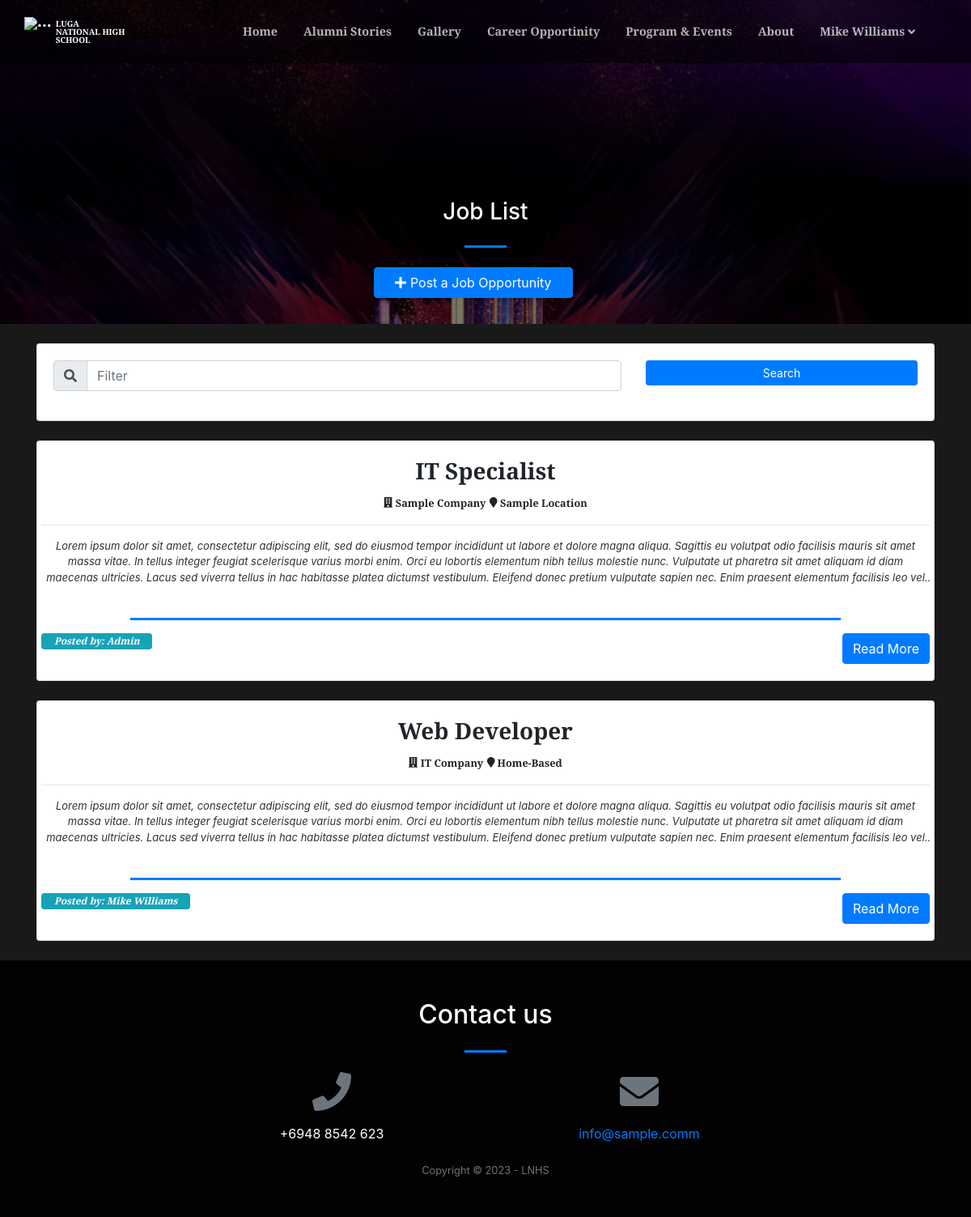
The app's page /index.php?page=careers (signed in) with its own data.
### tables this page shows
CREATE TABLE `careers` (
  `id` int(30) NOT NULL,
  `company` varchar(250) NOT NULL,
  `location` text NOT NULL,
  `job_title` text NOT NULL,
  `description` text NOT NULL,
  `user_id` int(30) NOT NULL,
  `date_created` datetime NOT NULL DEFAULT current_timestamp()
);

CREATE TABLE `users` (
  `id` int(30) NOT NULL,
  `name` text NOT NULL,
  `username` varchar(200) NOT NULL,
  `password` text NOT NULL,
  `type` tinyint(1) NOT NULL DEFAULT 3 COMMENT '1=Admin,2=Alumni officer, 3= alumnus',
  `auto_generated_pass` text NOT NULL,
  `alumnus_id` int(30) NOT NULL
);

### careers.php (the view, shortened to what this page needs)
<?php
include 'admin/db_connect.php';
?>
<header class="masthead">
    <div class="container-fluid h-100">
        <div class="row h-100 align-items-center justify-content-center text-center">
            <div class="col-lg-8 align-self-end mb-4 page-title">
                <h3 class="text-white">Job List</h3>
                <hr class="divider my-4" />
            <div class="row col-md-12 mb-2 justify-content-center">
                    <button class="btn btn-primary btn-block col-sm-4" type="button" id="new_career"><i class="fa fa-plus"></i> Post a Job Opportunity</button>
            </div>
            </div>
        </div>
    </div>
</header>
<div class="container mt-3 pt-2">
    <div class="card mb-4">
        <div class="card-body">
            <div class="row">
                <div class="col-md-8">
                    <div class="input-group mb-3">
                      <div class="input-group-prepend">
                        <span class="input-group-text" id="filter-field"><i class="fa fa-search"></i></span>
                      </div>
                      <input type="text" class="form-control" placeholder="Filter" id="filter" aria-label="Filter" aria-describedby="filter-field">
                    </div>
                </div>
                <div class="col-md-4">
                    <button class="btn btn-primary btn-block btn-sm" id="search">Search</button>
                </div>
            </div>
        </div>
    </div>
   <?php
    $event = $conn->query("SELECT c.*,u.name from careers c inner join users u on u.id = c.user_id order by id desc");
    while($row = $event->fetch_assoc()):
        $trans = get_html_translation_table(HTML_ENTITIES,ENT_QUOTES);
        unset($trans["\""], $trans["<"], $trans[">"], $trans["<h2"]);
        $desc = strtr(html_entity_decode($row['description']),$trans);
        $desc=str_replace(array("<li>","</li>"), array("",","), $desc);
    ?>
    <div class="card job-list" data-id="<?php echo $row['id'] ?>">
        <div class="card-body">
            <div class="row  align-items-center justify-content-center text-center h-100">
                <div class="">
                    <h3><b class="filter-txt"><?php echo ucwords($row['job_title']) ?></b></h3>
                    <div>
                    <span class="filter-txt"><small><b><i class="fa fa-building"></i> <?php echo ucwords($row['company']) ?></b></small></span>
                    <span class="filter-txt"><small><b><i class="fa fa-map-marker"></i> <?php echo ucwords($row['location']) ?></b></small></span>
                    </div>
                    <hr>
                    <larger class="truncate filter-txt"><?php echo strip_tags($desc) ?></larger>
                    <br>
                    <hr class="divider"  style="max-width: calc(80%)">
                    <span class="badge badge-info float-left px-3 pt-1 pb-1">
                        <b><i>Posted by: <?php echo $row['name'] ?></i></b>
                    </span>
                    <button class="btn btn-primary float-right read_more" data-id="<?php echo $row['id'] ?>">Read More</button>
                </div>
            </div>
        </div>
    </div>
    <br>
    <?php endwhile; ?>
</div>

### careers.php (style rules this page uses)
header.masthead,header.masthead:before { min-height: 50vh !important; height: 50vh !important }
.masthead { min-height: 23vh !important; height: 23vh !important; }
.masthead:before { min-height: 23vh !important; height: 23vh !important; }

### records on screen
careers: job_title "IT Specialist", company "Sample Company", location "Sample Location", description "Lorem ipsum dolor sit amet, consectetur adipiscing elit, sed do eiusmod tempor incididunt ut labore et dolore magna aliqua. Sagittis eu volutpat odio facilisis mauris sit amet massa vitae. In tellus integer feugiat scelerisque varius morbi enim. Orci eu lobortis elementum nibh tellus molestie nunc. Vulputate ut pharetra sit amet aliquam id diam maecenas ultricies. Lacus sed viverra tellus in hac habitasse platea dictumst vestibulum. Eleifend donec pretium vulputate sapien nec. Enim praesent elementum facilisis leo…", user.name "Admin"
careers: job_title "Web Developer", company "IT Company", location "Home-Based", description "Lorem ipsum dolor sit amet, consectetur adipiscing elit, sed do eiusmod tempor incididunt ut labore et dolore magna aliqua. Sagittis eu volutpat odio facilisis mauris sit amet massa vitae. In tellus integer feugiat scelerisque varius morbi enim. Orci eu lobortis elementum nibh tellus molestie nunc. Vulputate ut pharetra sit amet aliquam id diam maecenas ultricies. Lacus sed viverra tellus in hac habitasse platea dictumst vestibulum. Eleifend donec pretium vulputate sapien nec. Enim praesent elementum facilisis leo…", user.name "Mike Williams"

### other values on screen
$_SESSION['login_name'] "Mike Williams"
$_SESSION['system']['contact'] "+6948 8542 623"
$_SESSION['system']['email'] "info@sample.comm"
